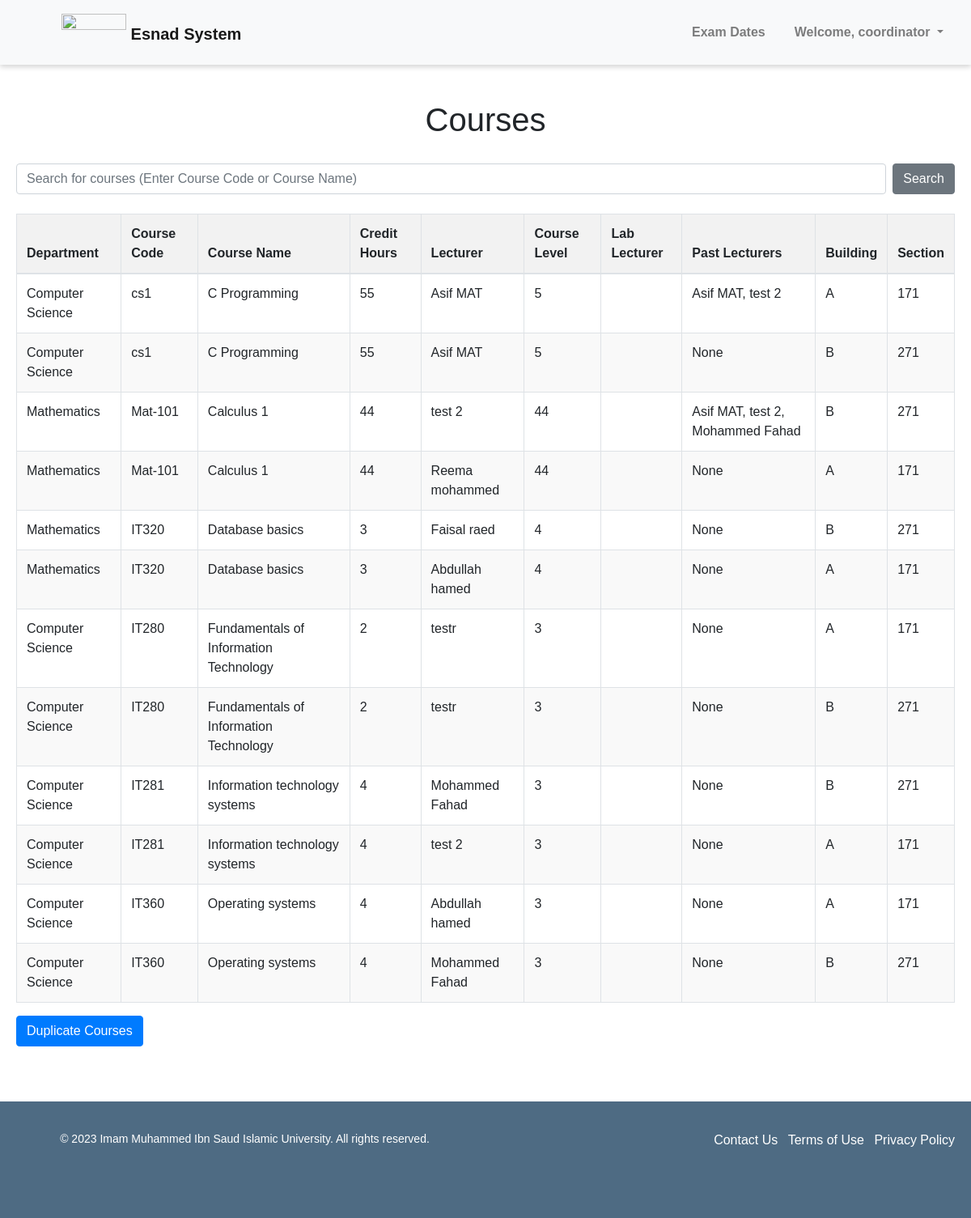
The app's page /courses/ (signed in) with its own data.
### pages/models.py (models this page shows, shortened)
class Course(models.Model):
    course_code = models.CharField(max_length=100)
    course_name = models.CharField(max_length=100)
    credit_hours = models.PositiveIntegerField(null=True)
    course_lecturer = models.ForeignKey('Lecturer', on_delete=models.SET_NULL, null=True, related_name='courses_taught')
    course_level = models.PositiveIntegerField(null=True)
    course_lab_lecturer = models.ForeignKey('Lecturer', on_delete=models.SET_NULL, null=True, blank=True, related_name='lab_courses_taught')
    course_past_lecturers = models.ManyToManyField('Lecturer', related_name='past_courses', blank=True)
    course_time = models.TimeField(null=True, blank=True)
    course_day = models.CharField(max_length=1, choices=DAYS_OF_WEEK, null=True, blank=True)
    course_department = models.ForeignKey('Department', on_delete=models.SET_NULL, null=True, blank=True)
    course_building = models.CharField(max_length=100, blank=True)
    course_section = models.CharField(max_length=100, blank=True)
    course_prerequisites = models.ManyToManyField('Course', related_name='prerequisites', blank=True)

class Department(models.Model):
    department_name = models.CharField(max_length=100)
    department_code = models.CharField(max_length=100, blank=True)

class Lecturer(models.Model):
    lecturer_user = models.OneToOneField(User, on_delete=models.CASCADE, null=True)
    lecturer_name = models.CharField(max_length=100)
    lecturer_email = models.EmailField(validators=[EmailValidator()])
    phone_regex = RegexValidator(
        regex=r'^\+?1?\d{10}$',
        message="Phone number must be entered in the format: '+999999999'. Up to 15 digits allowed.",
    )
    lecturer_number = models.CharField(validators=[phone_regex], max_length=17)
    GENDER_CHOICES = (
        ('M', 'Male'),
        ('F', 'Female')
    )
    lecturer_gender = models.CharField(max_length=1, choices=GENDER_CHOICES)
    TEACHER_TYPE_CHOICES = (
        ('L', 'Laboratory'),
        ('T', 'Theory')
    )
    lecturer_type = models.CharField(max_length=1, choices=TEACHER_TYPE_CHOICES)
    lecturer_past_courses = models.ManyToManyField('Course', related_name='past_lecturers', blank=True)
    lecturer_rating = models.FloatField(default=0.0)
    lecturer_department = models.ForeignKey('Department', on_delete=models.SET_NULL, null=True, blank=True)

### pages/views.py (the view)
# urls.py: path('courses/', views.courses, name='courses'),
@login_required(login_url='login')
def courses(request):
    courses = Course.objects.all().order_by('course_name')
    lecturers = Lecturer.objects.all()
    departments = Department.objects.all()
    context = {'courses': courses, 'lecturers': lecturers, 'departments': departments}
    return render(request, 'courses.html', context)

### pages/context_processors.py (called while the page is built)
def get_user_groups(request):
    if request.user.is_authenticated:
        groups = request.user.groups.all()
        for group in groups:
            if group.name == 'Coordinators':
                return {'get_user_groups': True}
    return {'get_user_groups': False}

### pages/templates/courses.html (shortened to what this page needs)
{% extends 'base.html' %}
{% load static %}
{% block content %}
    <head>
        <link rel="stylesheet" href="{% static 'courses.css' %}">
    </head>
    <div class="container">
        <h1 class="text-center mt-4">Courses</h1>
        <form class="search-container mt-4 d-flex" action="{% url 'search_course' %}" method="GET">
            <input name="q" type="text" class="form-control w-100" placeholder="Search for courses (Enter Course Code or Course Name)" value="{{ request.GET.q }}">
            <button type="submit" class="btn btn-secondary ml-2">Search</button>
        </form>
        {% if courses %}
            <table class="table table-bordered mt-4">
                <thead>
                    <tr>
                        <th>Department</th>
                        <th>Course Code</th>
                        <th>Course Name</th>
                        <th>Credit Hours</th>
                        <th>Lecturer</th>
                        <th>Course Level</th>
                        <th>Lab Lecturer</th>
                        <th>Past Lecturers</th>
                        <th>Building</th>
                        <th>Section</th>
                    </tr>
                </thead>
                <tbody>
                    {% for course in courses %}
                    <tr>
                        <td>{{ course.course_department.department_name }}</td>
                        <td>{{ course.course_code }}</td>
                        <td>{{ course.course_name }}</td>
                        <td>{{ course.credit_hours }}</td>
                        <td>{{ course.course_lecturer.lecturer_name }}</td>
                        <td>{{ course.course_level }}</td>
                        <td>{{ course.course_lab_lecturer.lecturer_name }}</td>
                        <td>
                            {% for lecturer in course.course_past_lecturers.all %}
                                {{ lecturer.lecturer_name }}{% if not forloop.last %}, {% endif %}
                            {% empty %}
                                None
                            {% endfor %}
                        </td>
                        <td>{{ course.course_building }}</td>
                        <td>{{ course.course_section }}</td>
                    </tr>
                    {% endfor %}
                </tbody>
            </table>
            <a href="{% url 'duplicate_courses' %}" class="btn btn-primary" {% if not user.is_superuser %} disabled {% endif %} onclick="return confirm('Are you sure you want to duplicate all courses?');">Duplicate Courses</a>
        {% else %}
            <p class="text-center mt-4">No courses found.</p>
        {% endif %}
    </div>
{% endblock %}

### pages/templates/header.html (shortened to what this page needs)
{% load static %}
<!DOCTYPE html>
<html lang="en">
<head>
    <link rel="stylesheet" href="{% static 'headfoot.css' %}">
    <link rel="stylesheet" href="https://maxcdn.bootstrapcdn.com/bootstrap/4.5.2/css/bootstrap.min.css">
</head>
<body>
    <header class="bg-light">
        <nav class="navbar navbar-expand-lg navbar-light bg-light">
            <a class="navbar-brand pt-2" href="{% url 'landing' %}">
                <img src="{% static 'images/logo.png' %}" style="margin-top: -12px;" width="80" class="d-inline-block align-top" alt="">
                <span>Esnad System</span>
            </a>
            {% if user.is_authenticated %}
                <div class="collapse navbar-collapse" id="navbarNav">
                    <ul class="navbar-nav ml-auto">
                        {% if user.is_superuser %}
                            <li class="nav-item">
                                <a class="nav-link" href="{% url 'exam_dates' %}">Exam Dates</a>
                            </li>
                            {% comment %} check if user is in Lecturers group {% endcomment %}
                        {% elif get_user_groups %}
                            <li class="nav-item">
                                <a class="nav-link" href="{% url 'exam_dates' %}">Exam Dates</a>
                            </li>
                        {% endif %}
                        {% if user.is_authenticated %}
                        <li class="nav-item dropdown">
                            <a class="nav-link dropdown-toggle" href="#" id="navbarDropdown" role="button" data-toggle="dropdown"
                                aria-haspopup="true" aria-expanded="false">
                                Welcome, {{ user.username }}
                            </a>
                        </li>
                        {% else %}
                        <li class="nav-item">
                            <a class="nav-link btn btn-sm btn-secondary px-4 text-white" href="{% url 'login' %}">Log In</a>
                        </li>
                        {% endif %}
                    </ul>
                </div>
            {% endif %}
        </nav>
    </header>
</body>
</html>

### pages/static/myfirst.css (style rules this page uses)
body.base { font-family: Arial, sans-serif; margin: 0; padding: 0; }
body.base header { display: flex; flex-direction: row; justify-content: space-between; align-items: center; padding: 10px; box-shadow: 0 3px 6px rgba(0, 0, 0, 0.16); height: 80px; }
body.base nav { flex: 1; margin-left: 50px; }
body.base nav ul { display: flex; flex-direction: row; justify-content: flex-end; align-items: center; list-style-type: none; margin: 0; padding: 0; }
body.base nav li { margin-left: 20px; }
body.base nav a { color: #000; text-decoration: none; font-weight: bold; }

### pages/static/headfoot.css (style rules this page uses)
header { display: flex; flex-direction: row; justify-content: space-between; align-items: center; height: 20%; background-color: #fff; padding: 10px; box-shadow: 0 3px 6px rgba(0, 0, 0, 0.16); }
.logo-left img, .logo-right img, .navbar-brand img { height: 100%; }
nav { flex: 1; margin-left: 50px; }
nav ul { display: flex; flex-direction: row; justify-content: flex-end; align-items: center; list-style-type: none; margin: 0; padding: 0; }
nav li { margin-left: 20px; }
nav a { color: #000; text-decoration: none; font-weight: bold; }

### pages/static/courses.css (style rules this page uses)
body { font-family: Arial, sans-serif; }
.container { max-width: 1200px; margin: 0 auto; padding: 20px; }
h1 { text-align: center; margin-bottom: 30px; }
table { width: 100%; border-collapse: collapse; margin-bottom: 20px; }
table th, table td { border: 1px solid #ccc; text-align: left; padding: 8px; }
table th { background-color: #f2f2f2; font-weight: bold; }
table tr:nth-child(even) { background-color: #f9f9f9; }

### records on screen
Course: course_department.department_name "Computer Science", course_code "cs1", course_name "C Programming", credit_hours "55", course_lecturer.lecturer_name "Asif MAT", course_level "5", course_building "A", course_section "171"
Lecturer: lecturer_name "Asif MAT"
Lecturer: lecturer_name "test 2"
Course: course_department.department_name "Computer Science", course_code "cs1", course_name "C Programming", credit_hours "55", course_lecturer.lecturer_name "Asif MAT", course_level "5", course_building "B", course_section "271"
Course: course_department.department_name "Mathematics", course_code "Mat-101", course_name "Calculus 1", credit_hours "44", course_lecturer.lecturer_name "test 2", course_level "44", course_building "B", course_section "271"
Lecturer: lecturer_name "Mohammed Fahad"
Course: course_department.department_name "Mathematics", course_code "Mat-101", course_name "Calculus 1", credit_hours "44", course_lecturer.lecturer_name "Reema mohammed", course_level "44", course_building "A", course_section "171"
Course: course_department.department_name "Mathematics", course_code "IT320", course_name "Database basics", credit_hours "3", course_lecturer.lecturer_name "Faisal raed", course_level "4", course_building "B", course_section "271"
Course: course_department.department_name "Mathematics", course_code "IT320", course_name "Database basics", credit_hours "3", course_lecturer.lecturer_name "Abdullah hamed", course_level "4", course_building "A", course_section "171"
Course: course_department.department_name "Computer Science", course_code "IT280", course_name "Fundamentals of Information Technology", credit_hours "2", course_lecturer.lecturer_name "testr", course_level "3", course_building "A", course_section "171"
Course: course_department.department_name "Computer Science", course_code "IT280", course_name "Fundamentals of Information Technology", credit_hours "2", course_lecturer.lecturer_name "testr", course_level "3", course_building "B", course_section "271"
Course: course_department.department_name "Computer Science", course_code "IT281", course_name "Information technology systems", credit_hours "4", course_lecturer.lecturer_name "Mohammed Fahad", course_level "3", course_building "B", course_section "271"
Course: course_department.department_name "Computer Science", course_code "IT281", course_name "Information technology systems", credit_hours "4", course_lecturer.lecturer_name "test 2", course_level "3", course_building "A", course_section "171"
Course: course_department.department_name "Computer Science", course_code "IT360", course_name "Operating systems", credit_hours "4", course_lecturer.lecturer_name "Abdullah hamed", course_level "3", course_building "A", course_section "171"
Course: course_department.department_name "Computer Science", course_code "IT360", course_name "Operating systems", credit_hours "4", course_lecturer.lecturer_name "Mohammed Fahad", course_level "3", course_building "B", course_section "271"

### other values on screen
{{ user.username }} "coordinator"
